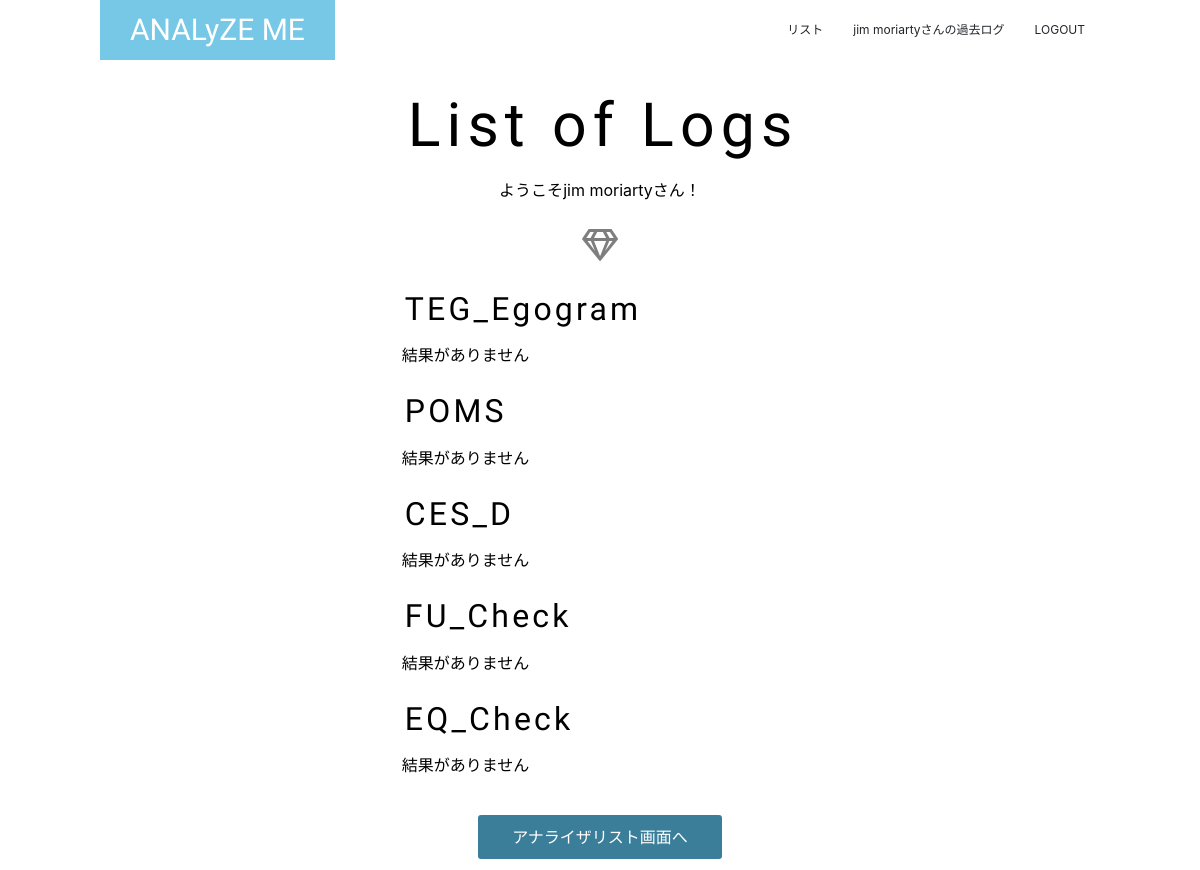
Before: /logs/ (signed in) with the older database file.
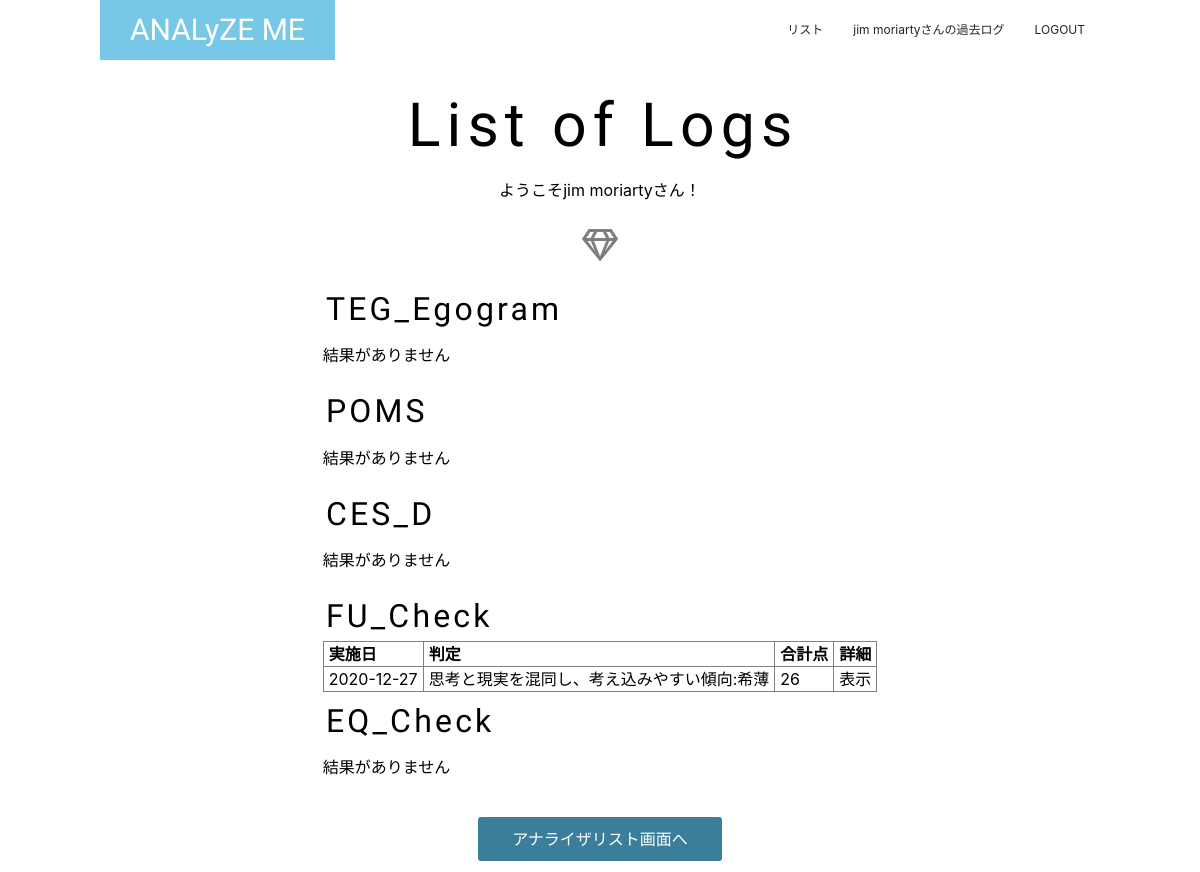
After: the same page with the newer database file.
### analyze_me/models/user.py (models this page shows, shortened)
class User(UserMixin, db.Model):
    __tablename__ = 'user'
    id = db.Column(db.Integer, primary_key=True)
    user_id = db.Column(db.String(50), unique=True)
    name = db.Column(db.String(30))
    password = db.Column(db.String(20), unique=True)
    created_at = db.Column(db.DateTime)
    fu_results = relationship('FU_results')
    eq_results = relationship('EQ_results')
    ces_results = relationship('CES_results')
    pom_results = relationship('POM_results')
    teg_results = relationship('TEG_results')

### analyze_me/models/results.py (models this page shows, shortened)
class FU_results(db.Model):
    __tablename__ = 'fu_results'
    id = db.Column(db.Integer, primary_key=True, nullable=False)
    answers = db.Column(db.PickleType, nullable=True)
    a_sum = db.Column(db.Integer, nullable=True)
    judge = db.Column(db.String(200), nullable=True)
    created_at = db.Column(db.DateTime)
    user_id = db.Column(db.Integer, db.ForeignKey('user.id', onupdate='CASCADE', ondelete='CASCADE'), nullable=False)

### analyze_me/views/views.py (the view)
@views.route('/logs/')
@login_required
def show_logs():
    fu_results = views_service.find_all('fu')
    eq_results = views_service.find_all('eq')
    ces_results = views_service.find_all('ces')
    pom_results = views_service.find_all('pom')
    teg_results = views_service.find_all('teg')
    return render_template('logs/logs.html', fu_results=fu_results, \
                           eq_results=eq_results, ces_results=ces_results, \
                           pom_results=pom_results, teg_results=teg_results)

### analyze_me/__init__.py (called while the page is built)
@login_manager.user_loader
def load_user(user_id):
    return User.query.get(int(user_id))

### analyze_me/services/views_service.py (called while the page is built)
def find_all(ex_id):
    if ex_id == 'fu':
        return FU_results.query.filter(FU_results.user_id == current_user.id).order_by(FU_results.id.desc()).all()
    elif ex_id == 'eq':
        return EQ_results.query.filter(EQ_results.user_id == current_user.id).order_by(EQ_results.id.desc()).all()
    elif ex_id == 'ces':
        return CES_results.query.filter(CES_results.user_id == current_user.id).order_by(CES_results.id.desc()).all()
    elif ex_id == 'pom':
        session['pom_fac'] = ["fa", "d", "ah", "v", "f", "c"]
        return POM_results.query.filter(POM_results.user_id == current_user.id).order_by(POM_results.id.desc()).all()
    elif ex_id == 'teg':
        session['teg_fac'] = ["cp", "np", "a", "fc", "ac", "l"]
        return TEG_results.query.filter(TEG_results.user_id == current_user.id).order_by(TEG_results.id.desc()).all()

### analyze_me/templates/logs/logs.html (shortened to what this page needs)
{% extends "layout.html" %}
{% block body %}
<section class="logA">
    <div class="con">
        <h2>List of Logs</h2>
        <p>ようこそ{{ current_user.name }}さん！</p>
        <p class="symbol"><span class="far fa-gem"></span></p>
        <div class="test-block">
            <h5>TEG_Egogram</h5>
            <table border="1">
                {% if teg_results %}
                <tr>
                    <th>実施日</th>
                    <th>合計点</th>
                    <th>詳細</th>
                </tr>
                {% else %}
                    <p>結果がありません</p>
                {% endif %}
            </table>
        </div>
        <div class="test-block">
            <h5>POMS</h5>
            <table border="1">
                {% if pom_results %}
                <tr>
                    <th>実施日</th>
                    <th>合計点</th>
                    <th>詳細</th>
                </tr>
                {% else %}
                    <p>結果がありません</p>
                {% endif %}
            </table>
        </div>
        <div class="test-block">
            <h5>CES_D</h5>
            <table border="1">
                {% if ces_results %}
                <tr>
                    <th>実施日</th>
                    <th>判定</th>
                    <th>合計点</th>
                    <th>詳細</th>
                </tr>
                {% else %}
                    <p>結果がありません</p>
                {% endif %}
            </table>
        </div>
        <div class="test-block">
            <h5>FU_Check</h5>
            <table border="1">
                {% if fu_results %}
                <tr>
                    <th>実施日</th>
                    <th>判定</th>
                    <th>合計点</th>
                    <th>詳細</th>
                </tr>
                {% else %}
                    <p>結果がありません</p>
                {% endif %}
                {% for fu_res in fu_results %}
                <tr>
                    <td>
                        {{ "{0:%Y-%m-%d}".format(fu_res.created_at) }}
                    </td>
                    <td>{{ fu_res.judge }}</td>
                    <td>{{ fu_res.a_sum }}</td>
                    <td/>
                        <a href="{{ url_for('views.result', ex_id='fu', result_id=fu_res.id) }}">
                            表示
                        </a>
                </tr>
                {% endfor %}
            </table>
        </div>
        <div class="test-block">
            <h5>EQ_Check</h5>
            <table border="1">
                {% if eq_results %}
                <tr>
                    <th>実施日</th>
                    <th>判定</th>
                    <th>合計点</th>
                    <th>詳細</th>
                </tr>
                {% else %}
                    <p>結果がありません</p>
                {% endif %}
            </table>
        </div>
        <a href="{{ url_for('analyzes.analyzer_list') }}" class="list-btn">アナライザリスト画面へ</a>
    </div>
</section>
{% endblock %}

### analyze_me/templates/layout.html (shortened to what this page needs)
<!DOCTYPE html>
<html lang="ja">
<head>
    {% block head %}
    <link rel="stylesheet" href="{{ url_for('static', filename='style.css')}}">
    <link rel="stylesheet" href="https://stackpath.bootstrapcdn.com/bootstrap/4.5.0/css/bootstrap.min.css">
    <link rel="stylesheet" href="https://use.fontawesome.com/releases/v5.15.1/css/all.css">
    {% endblock %}
</head>
<body>
<div>
    <header>
        <nav class="conH">
            <div class="conH-small">
                <a class="headA" href="{{ url_for('views.index') }}">ANALyZE ME</a>
            </div>
            <div class="headB">
                <ul>
                    <li>
                        <a href="{{ url_for('analyzes.analyzer_list') }}">リスト</a>
                    </li>
                    {% if not current_user.is_authenticated %}
                    <li>
                        <a href="{{ url_for('auth.login') }}">LOGIN</a>
                    </li>
                    {% else %}
                    <li>
                        <a href="{{ url_for('views.show_logs') }}"><span>{{ current_user.name }}さんの</span>過去ログ</a>
                    </li>
                    <li>
                        <a href="{{ url_for('auth.logout') }}">LOGOUT</a>
                    </li>
                    {% endif %}
                </ul>
            </div>
        </nav>
    </header>
    {% block body %}{% endblock %}
</div>
</body>
</html>

### analyze_me/static/style.css (style rules this page uses)
:root { --main-color: #77C7E6; --accent-color: #E68E9F; --dark-color: #3A7E99; --opposite-color: #9AE665; --text-bright-color: #fff; --text-dark-color: #000; --gray-color: #ddd; --large-width: 1000px; --middle-width: 900px; }
@media (min-width: 800px) { :root { font-size: 16px; } }
body { margin: 0; font-family: 'メイリオ', 'Hiragino Kaku Gothic Pro', 'sans-serif'; }
.logA { display: flex; align-items: start; justify-content: center; height: 100vh; min-height: 450px; width: 100vw; min-width: 400px; color: #000; color: var(--text-dark-color); text-align: center; margin-left: auto; margin-right: auto; }
.logA .con { margin-top: 60px; max-width: 900px; max-width: var(--middle-width); margin-left: auto; margin-right: auto; }
.logA h2 { margin: 30px 0 0; font-family: 'Big Shoulders Stencil Display', cursive; font-size: 3.8rem; letter-spacing: 0.1em; margin-left: 0.1em; }
.logA .symbol { margin: 1.25rem; padding: 0; border: none; outline: none; background: none; font-size: 2rem; opacity: 0.5; }
.logA p { margin: 15px 0; }
.logA h5 { margin: 10px 0 5px 0; font-family: 'Big Shoulders Stencil Display', cursive; font-size: 2rem; letter-spacing: 0.1em; margin-left: 0.1em; tex-align: left; }
.logA .test-block { text-align: left; }
.logA table { margin-bottom: 10px; }
.logA th, .logA td { padding: 0 5px; }
.logA a { display: block; color: inherit; text-decoration: none; }
.logA .list-btn { display: inline-block; padding: 10px; margin: 10px 2px 0.5rem 2px; width: 250px; border: solid 3px currentColor; border-radius: 6px; background-color: #3A7E99; background-color: var(--dark-color); color: #fff; color: var(--text-bright-color); text-decoration: none; }
@media (min-width: 800px) { .logA table { font-size: 16px; } }
header { position: absolute; top: 0; left: 0; z-index: 100; width: 100%; background-color: rgba(255,255,255,0.5); }
.headA { display: inline-block; line-height: 60px; padding-left: 30px; padding-right: 30px; background-color: #77C7E6; background-color: var(--main-color); color: #fff; color: var(--text-bright-color); font-family: 'Big Shoulders Stencil Display', cursive; font-size: 30px; text-decoration: none; }
.headB ul { margin: 0; padding: 0; list-style: none; }
.headB a { display: block; padding: 15px; color: inherit; font-size: 12px; text-decoration: none; }
@media (min-width: 768px) { header .conH { display: flex; align-items: center; justify-content: space-between; max-width: 1000px; max-width: var(--large-width); margin-left: auto; margin-right: auto; } }
@media (min-width: 768px) { .headB ul { display: flex; } }
@media (min-width: 768px) { .headB { display: block !important; } }

Changed rows visible on the page:
now on this page (row edited): FU_results: created_at "2020-12-27", judge "思考と現実を混同し、考え込みやすい傾向:希薄", a_sum "26"
Other visible differences:
text no longer shown: "結果がありません"
text now shown: "実施日 判定 合計点 詳細"
